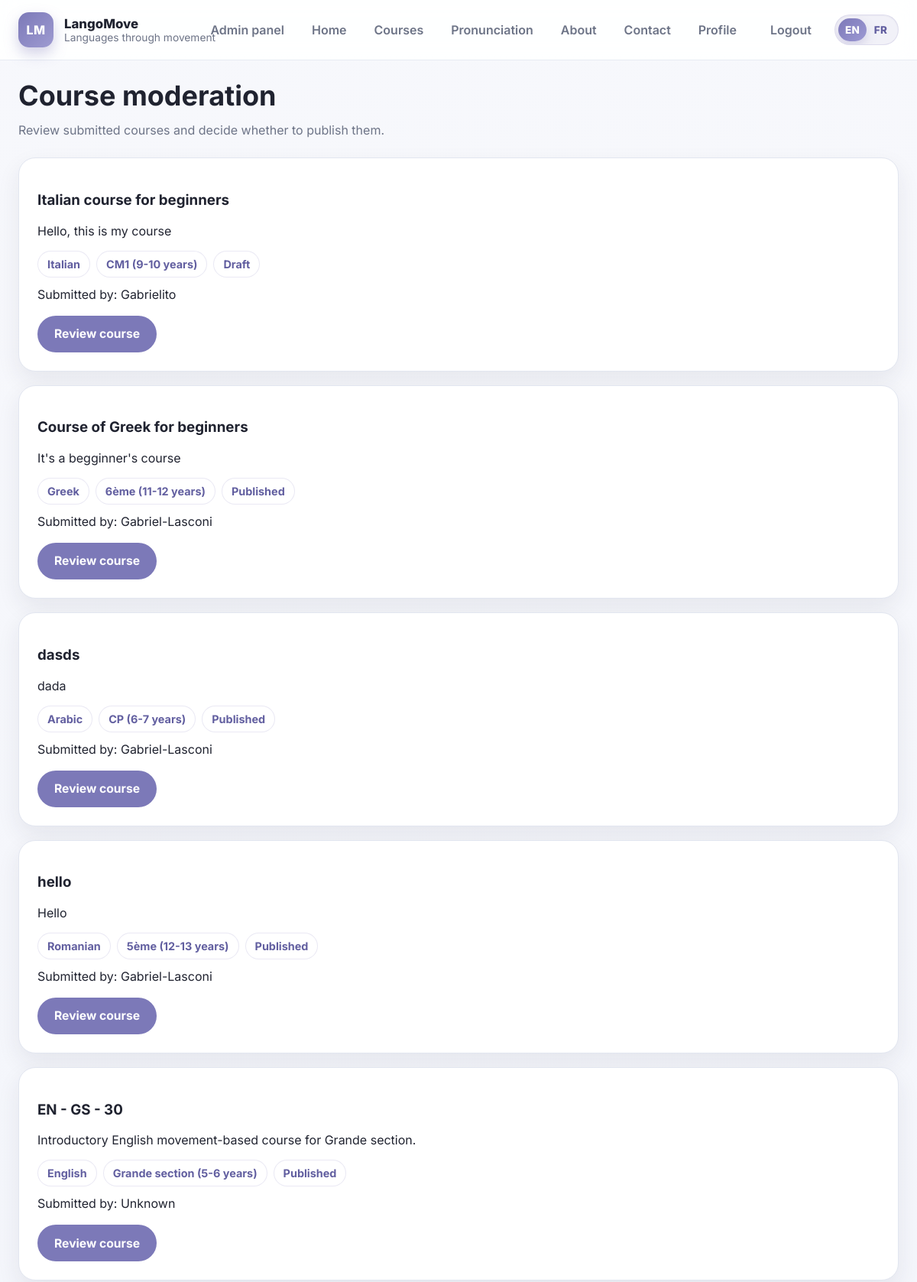
The page /moderation/courses/ (signed in, upper part) on the database as committed earlier.
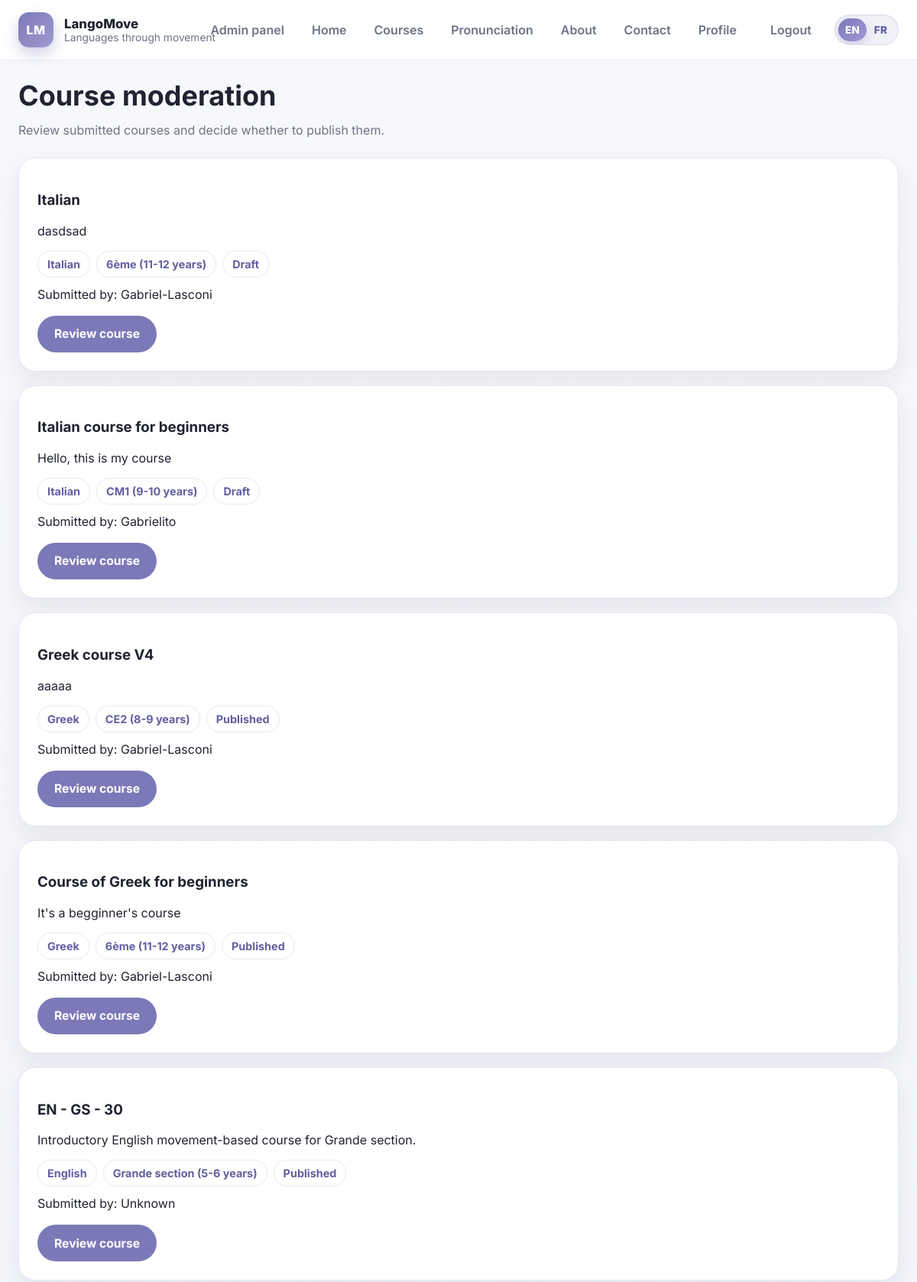
The same page on the database as committed later.
### apps/curriculum/models.py (models this page shows, shortened)
class TimeStampedModel(models.Model):
    created_at = models.DateTimeField(auto_now_add=True)
    updated_at = models.DateTimeField(auto_now=True)
    class Meta:
        abstract = True

class Course(TimeStampedModel):
    title = models.CharField(max_length=255)
    language = models.ForeignKey(
        Language,
        on_delete=models.PROTECT,
        related_name="courses",
    )
    age_group = models.ForeignKey(
        AgeGroup,
        on_delete=models.PROTECT,
        related_name="courses",
        null=True,
        blank=True,
    )
    sessions_count = models.PositiveIntegerField(default=0)
    minutes_per_session = models.PositiveIntegerField(default=0)
    description = models.TextField(blank=True)
    card_image = models.URLField(blank=True, max_length=1000)
    slug = models.SlugField(max_length=255, unique=True)
    display_order = models.PositiveIntegerField(default=9999)
    status = models.CharField(
        max_length=20,
        choices=CourseStatus.choices,
        default=CourseStatus.DRAFT,
        db_index=True,
    )
    created_by = models.ForeignKey(
        settings.AUTH_USER_MODEL,
        on_delete=models.SET_NULL,
        null=True,
        blank=True,
        related_name="courses_created",
    )
    approved_by = models.ForeignKey(
        settings.AUTH_USER_MODEL,
        on_delete=models.SET_NULL,
        null=True,
        blank=True,
        related_name="courses_approved",
    )
    approved_at = models.DateTimeField(null=True, blank=True)
    moderation_notes = models.TextField(blank=True)
    class Meta:
        ordering = ["display_order", "title"]

class Language(TimeStampedModel):
    code = models.CharField(max_length=10, unique=True)
    name = models.CharField(max_length=100)
    flag = models.CharField(max_length=20, blank=True)
    slug = models.SlugField(max_length=120, unique=True)
    class Meta:
        ordering = ["name"]

class AgeGroup(TimeStampedModel):
    name = models.CharField(max_length=100, unique=True)
    education_stage = models.CharField(max_length=100, blank=True)
    label = models.CharField(max_length=150, blank=True)
    min_age = models.PositiveIntegerField(null=True, blank=True)
    max_age = models.PositiveIntegerField(null=True, blank=True)
    display_order = models.PositiveIntegerField(default=9999)
    class Meta:
        ordering = ["display_order", "name"]

### apps/users/models/user.py (models this page shows, shortened)
class User(AbstractUser):
    email = models.EmailField(unique=True)
    role = models.CharField(
        max_length=20,
        choices=UserRole.choices,
        default=UserRole.GUEST,
    )
    photo = models.ImageField(upload_to="profiles/", blank=True, null=True)
    date_of_birth = models.DateField(blank=True, null=True)
    phone = models.CharField(max_length=50, blank=True)
    city = models.CharField(max_length=120, blank=True)
    country = models.CharField(max_length=120, blank=True)
    bio = models.TextField(blank=True)
    USERNAME_FIELD = "email"
    REQUIRED_FIELDS = ["username"]

### apps/website/views/course_submission.py (the view)
# urls.py: path("moderation/courses/", course_moderation_list_view, name="course-moderation-list"),
@login_required
def course_moderation_list_view(request):
    if not _is_admin(request.user):
        messages.error(request, "Admin access required.")
        return redirect("home")
    courses = (
        Course.objects
        .select_related("language", "age_group", "created_by", "approved_by")
        .order_by("status", "-created_at")
    )
    return render(
        request,
        "website/course_moderation_list.html",
        {"courses": courses},
    )

### apps/website/views/course_submission.py (called while the page is built)
def _is_admin(user):
    return user.is_authenticated and user.role == UserRole.ADMIN

### templates/website/course_moderation_list.html (shortened to what this page needs)
{% extends "base.html" %}
{% block content %}
<section class="page-section">
    <div class="container">
        <div class="section-header">
            <h1>Course moderation</h1>
            <p>Review submitted courses and decide whether to publish them.</p>
        </div>
        <div class="grid" style="gap: 18px;">
            {% for course in courses %}
                <article class="card">
                    <div class="card-body">
                        <h3>{{ course.title }}</h3>
                        <p>{{ course.description }}</p>
                        <div class="modal-pill-row" style="margin-top: 10px;">
                            <span class="modal-pill">{{ course.language.name }}</span>
                            {% if course.age_group %}
                                <span class="modal-pill">{{ course.age_group.label|default:course.age_group.name }}</span>
                            {% endif %}
                            <span class="modal-pill">{{ course.get_status_display }}</span>
                        </div>
                        <p style="margin-top: 12px;">
                            Submitted by:
                            {% if course.created_by %}{{ course.created_by.username }}{% else %}Unknown{% endif %}
                        </p>
                        <div class="form-actions" style="margin-top: 18px;">
                            <a href="{% url 'course-moderation-detail' course.pk %}" class="button">Review course</a>
                        </div>
                    </div>
                </article>
            {% empty %}
                <div class="card">
                    <div class="card-body">
                        <p>No courses available for moderation.</p>
                    </div>
                </div>
            {% endfor %}
        </div>
    </div>
</section>
{% endblock %}

Rows that differ between the two databases and show on the page:
removed Course: title "dasds", description "dada", language.name "Arabic", age_group.label "CP (6-7 years)", status "Published", created_by.username "Gabriel-Lasconi"
removed Course: title "hello", description "Hello", language.name "Romanian", age_group.label "5ème (12-13 years)", status "Published", created_by.username "Gabriel-Lasconi"
added Course: title "Italian", description "dasdsad", language.name "Italian", age_group.label "6ème (11-12 years)", status "Draft", created_by.username "Gabriel-Lasconi"
added Course: title "Greek course V4", description "aaaaa", language.name "Greek", age_group.label "CE2 (8-9 years)", status "Published", created_by.username "Gabriel-Lasconi"
